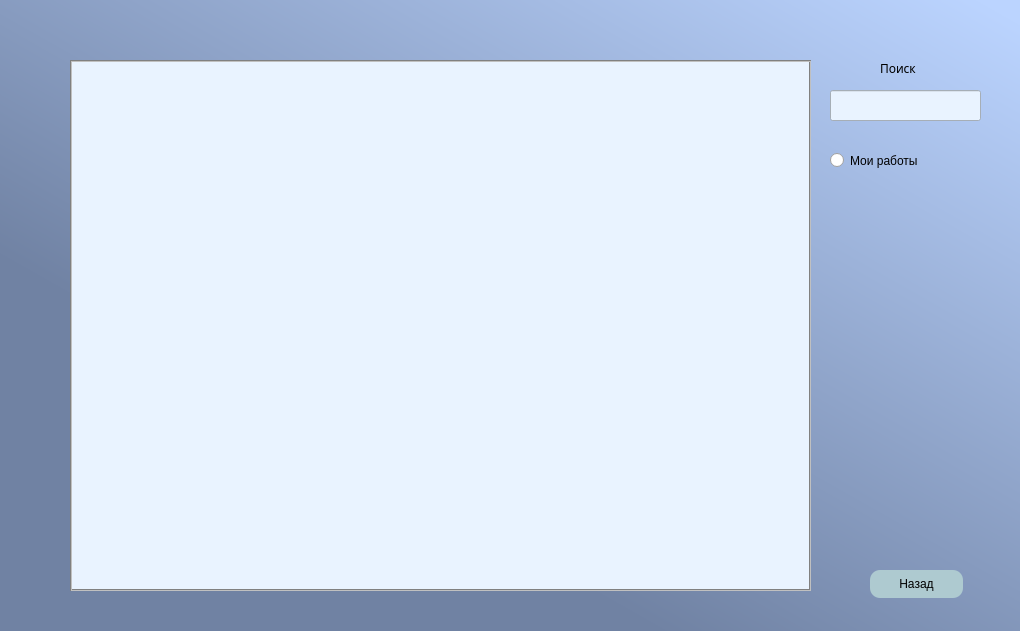
<?xml version="1.0" encoding="UTF-8"?>
<ui version="4.0">
 <class>WorksWindow</class>
 <widget class="QDialog" name="WorksWindow">
  <property name="geometry">
   <rect>
    <x>0</x>
    <y>0</y>
    <width>1020</width>
    <height>631</height>
   </rect>
  </property>
  <property name="windowTitle">
   <string>Dialog</string>
  </property>
  <widget class="QLabel" name="label_2">
   <property name="geometry">
    <rect>
     <x>0</x>
     <y>0</y>
     <width>1021</width>
     <height>631</height>
    </rect>
   </property>
   <property name="styleSheet">
    <string notr="true">background-color: qlineargradient(spread:pad, x1:1, y1:0.0284091, x2:0.353, y2:0.733, stop:0.00497512 rgba(187, 212, 255, 255), stop:1 rgba(112, 130, 163, 255));</string>
   </property>
   <property name="text">
    <string/>
   </property>
  </widget>
  <widget class="QTableView" name="tableView">
   <property name="geometry">
    <rect>
     <x>70</x>
     <y>60</y>
     <width>741</width>
     <height>531</height>
    </rect>
   </property>
   <property name="styleSheet">
    <string notr="true">background-color: rgb(233, 243, 255);
Selection-background-color: rgb(132, 170, 216);
border: 2px groove gray;
border-radius: 0px;
padding: 2px 4px;</string>
   </property>
  </widget>
  <widget class="QPushButton" name="backButton">
   <property name="geometry">
    <rect>
     <x>870</x>
     <y>570</y>
     <width>93</width>
     <height>28</height>
    </rect>
   </property>
   <property name="styleSheet">
    <string notr="true">background-color: rgb(174, 202, 208);
color: rgb(0, 0, 0);
border-radius:10px;
font: 8pt &quot;Cascadia Code&quot;;</string>
   </property>
   <property name="text">
    <string>Назад</string>
   </property>
  </widget>
  <widget class="QLineEdit" name="searchLineEdit">
   <property name="geometry">
    <rect>
     <x>830</x>
     <y>90</y>
     <width>151</width>
     <height>31</height>
    </rect>
   </property>
   <property name="styleSheet">
    <string notr="true">background-color: rgb(233, 243, 255);</string>
   </property>
  </widget>
  <widget class="QLabel" name="label">
   <property name="geometry">
    <rect>
     <x>880</x>
     <y>60</y>
     <width>55</width>
     <height>16</height>
    </rect>
   </property>
   <property name="font">
    <font>
     <family>Cascadia Code</family>
     <pointsize>9</pointsize>
     <weight>50</weight>
     <italic>false</italic>
     <bold>false</bold>
    </font>
   </property>
   <property name="styleSheet">
    <string notr="true">font: 9pt &quot;Cascadia Code&quot;;</string>
   </property>
   <property name="text">
    <string>Поиск</string>
   </property>
  </widget>
  <widget class="QRadioButton" name="radioButton">
   <property name="geometry">
    <rect>
     <x>830</x>
     <y>150</y>
     <width>121</width>
     <height>21</height>
    </rect>
   </property>
   <property name="styleSheet">
    <string notr="true">font: 8pt &quot;Cascadia Code&quot;;</string>
   </property>
   <property name="text">
    <string>Мои работы</string>
   </property>
  </widget>
  <widget class="QLabel" name="searchLabel">
   <property name="geometry">
    <rect>
     <x>830</x>
     <y>50</y>
     <width>31</width>
     <height>31</height>
    </rect>
   </property>
   <property name="text">
    <string/>
   </property>
   <property name="scaledContents">
    <bool>true</bool>
   </property>
  </widget>
 </widget>
 <resources/>
 <connections/>
</ui>
